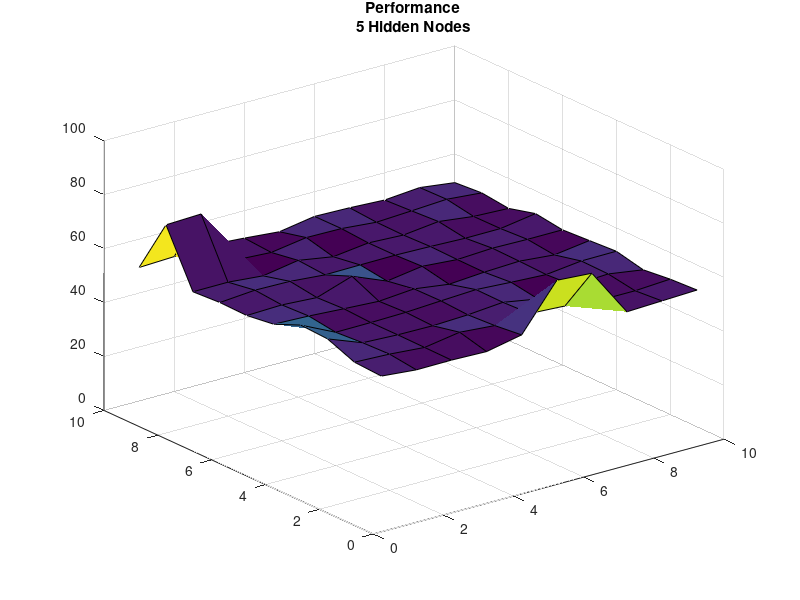
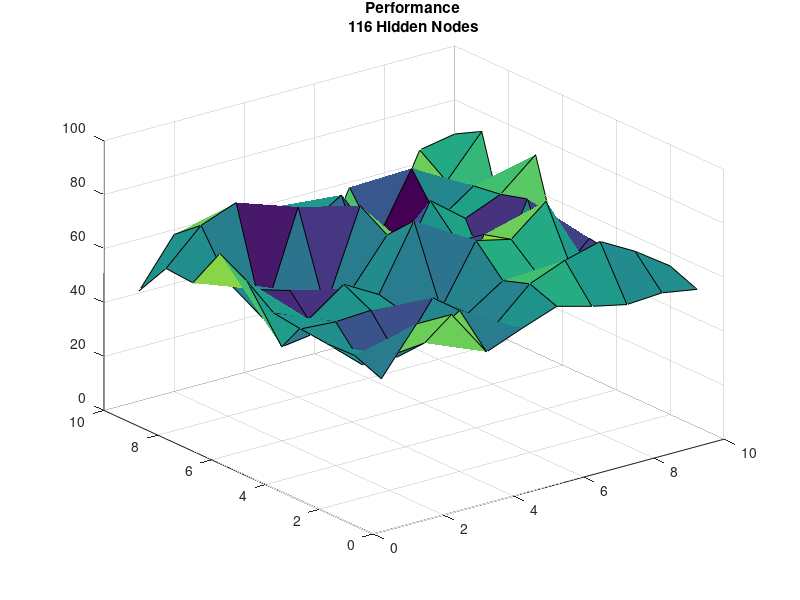
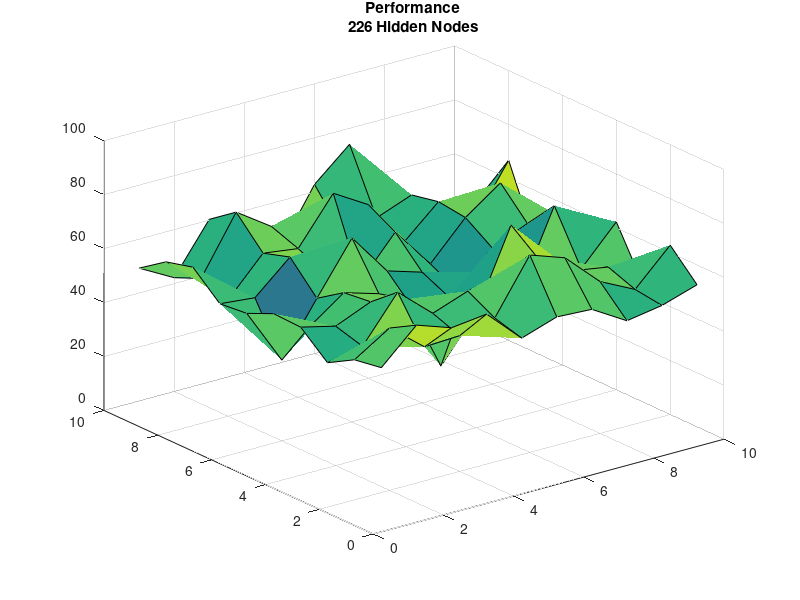
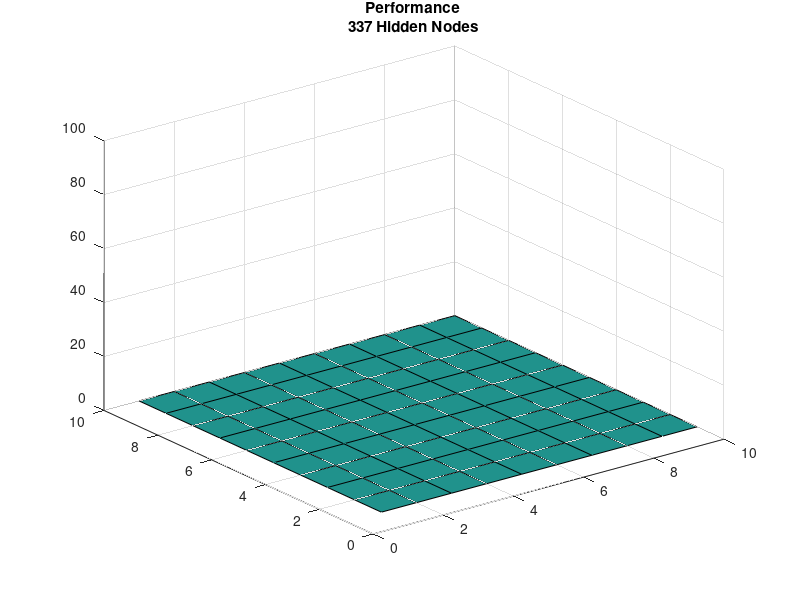

The MATLAB script that drew these images, in order:
clear all;
clc;
close all;

% Load the data file
load mlpekf_QRoptimization20110630_142948

% FIXME Needs to be fixed avgPerf has 4 dimensions now
[nodes,numQ,numR] = size(avgPerf);

for i=1:nodes
    figure;
    surf(squeeze(avgPerf(i,:,:))*100);
    title([{'Performance'},{[num2str(HN(i)) ' Hidden Nodes']}]);
    zlim([0 100]);
end